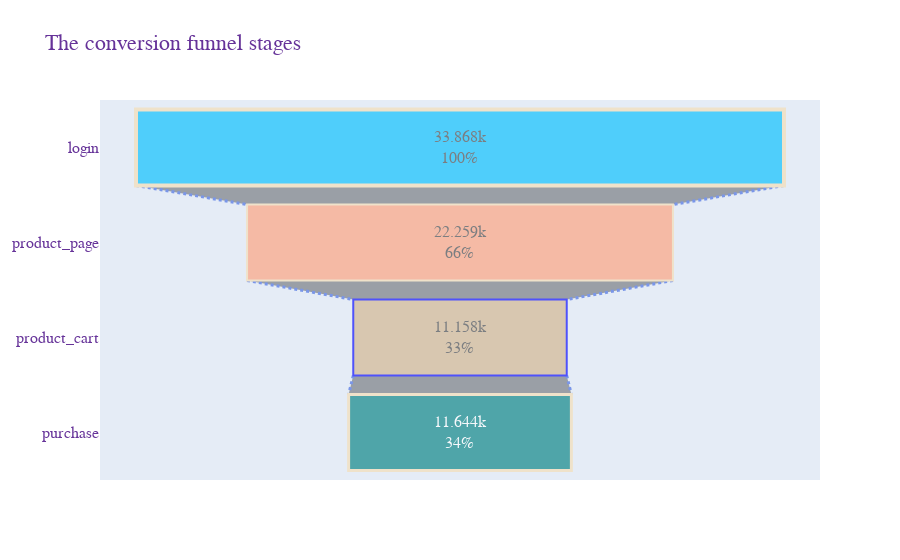

The cell this chart's notebook holds for it:
### Markdown cell above
<p><a name="eventfunnel"></a></p>

### Code cell
fig = go.Figure(go.Funnel(
    y = event_funnel.index.values,
    x = event_funnel['user_id'],
    textposition = "inside",
    textinfo = "value+percent initial",
    opacity = 0.65, marker = {"color": ["deepskyblue", "lightsalmon", "tan", "teal", "silver"],
    "line": {"width": [4, 2, 2, 3, 1, 1], "color": ["wheat", "wheat", "blue", "wheat", "wheat"]}},
    connector = {"line": {"color": "royalblue", "dash": "dot", "width": 3}})
    )
#update the layout
fig.update_layout(
    title="The conversion funnel stages",
    font=dict(family="Arial", size=16, color="RebeccaPurple"))

fig.show()

### Figure 1 — Plotly figure (JSON) as saved in the notebook; plotly's stock layout.template omitted (floating-point values rounded to 4 significant figures)
{"data": [{"connector": {"line": {"color": "royalblue", "dash": "dot", "width": 3}}, "marker": {"color": ["deepskyblue", "lightsalmon", "tan", "teal", "silver"], "line": {"color": ["wheat", "wheat", "blue", "wheat", "wheat"], "width": [4, 2, 2, 3, 1, 1]}}, "opacity": 0.65, "textinfo": "value+percent initial", "textposition": "inside", "type": "funnel", "x": [33868, 22259, 11158, 11644], "y": ["login", "product_page", "product_cart", "purchase"]}], "layout": {"font": {"color": "RebeccaPurple", "family": "Arial", "size": 16}, "title": {"text": "The conversion funnel stages"}}}
